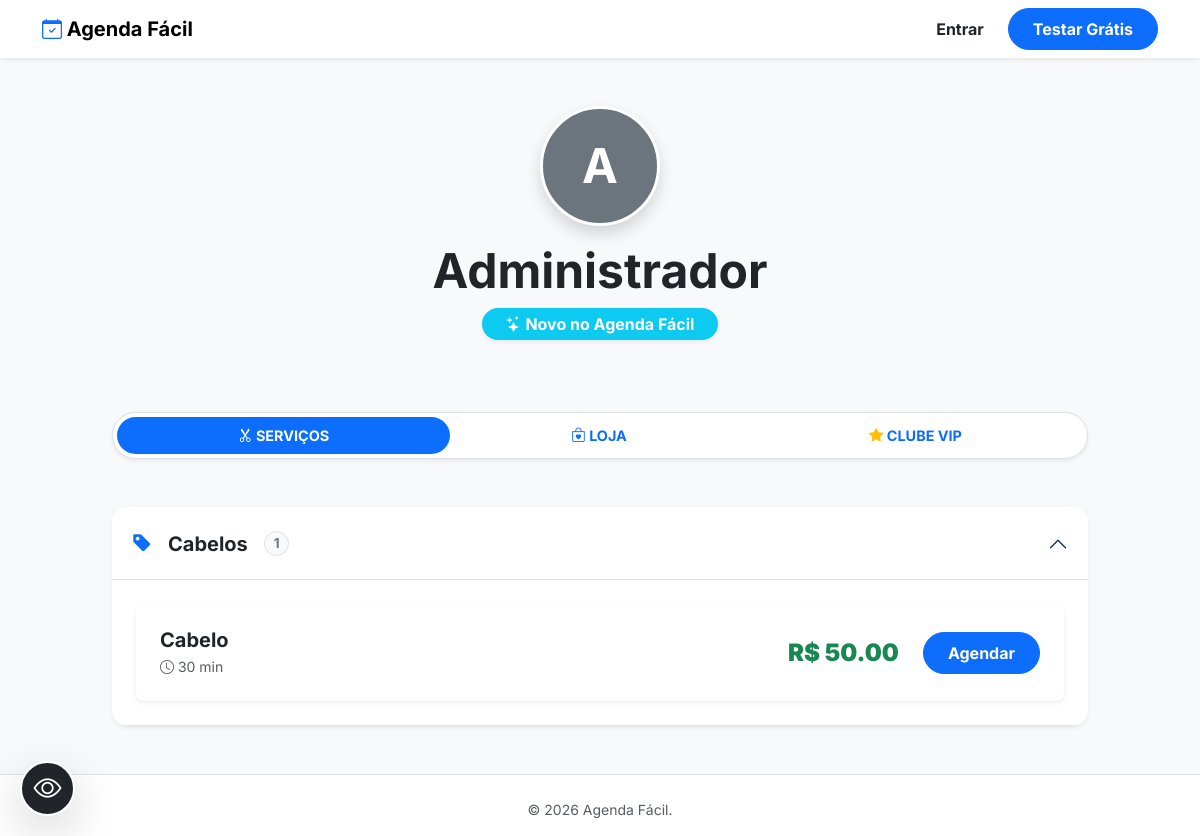
/b/admin, run on the app's committed database.
### app.py (models this page shows, shortened)
class Establishment(db.Model):
    __tablename__ = 'establishments'
    id = db.Column(db.Integer, primary_key=True)
    name = db.Column(db.String(100), nullable=False)
    url_prefix = db.Column(db.String(50), nullable=False, unique=True)
    contact_phone = db.Column(db.String(20), nullable=True)
    contact_email = db.Column(db.String(120), nullable=True)
    logo_filename = db.Column(db.String(100), nullable=True)
    is_active = db.Column(db.Boolean, default=False)
    capacity = db.Column(db.Integer, default=1, nullable=False)
    plan_type = db.Column(db.String(20), default='solo')
    trial_ends = db.Column(db.DateTime, nullable=True)
    loyalty_points_goal = db.Column(db.Integer, default=0)
    loyalty_reward = db.Column(db.String(150), nullable=True)
    state = db.Column(db.String(2), default='PE') # Sigla do Estado
    schedules = db.relationship('DaySchedule', backref='establishment', lazy=True, cascade="all, delete-orphan")
    admins = db.relationship('Admin', backref='establishment', lazy=True)
    services = db.relationship('Service', backref='establishment', lazy=True)
    appointments = db.relationship('Appointment', backref='establishment', lazy=True)
    blacklists = db.relationship('Blacklist', backref='establishment', lazy=True)
    products = db.relationship('Product', backref='establishment', lazy=True)
    sales = db.relationship('ProductSale', backref='establishment', lazy=True)
    subscriptions = db.relationship('ClientSubscription', backref='establishment', lazy=True)
    subscription_plans = db.relationship('SubscriptionPlan', backref='establishment', lazy=True)
    @property
    def has_access(self):
        if self.is_active: return True
        if self.trial_ends and get_now_brazil() < self.trial_ends: return True
        return False
    @property
    def rating_count(self):
        return Appointment.query.filter_by(establishment_id=self.id).filter(Appointment.rating != None).count()

class Category(db.Model):
    __tablename__ = 'categories'
    id = db.Column(db.Integer, primary_key=True)
    name = db.Column(db.String(100), nullable=False)
    establishment_id = db.Column(db.Integer, db.ForeignKey('establishments.id'), nullable=False)
    services = db.relationship('Service', backref='category', lazy=True)

class Service(db.Model):
    __tablename__ = 'services'
    id = db.Column(db.Integer, primary_key=True)
    name = db.Column(db.String(100), nullable=False)
    duration = db.Column(db.Integer, nullable=False)
    price = db.Column(db.Float, nullable=False, default=0.0)
    establishment_id = db.Column(db.Integer, db.ForeignKey('establishments.id'), nullable=False)
    category_id = db.Column(db.Integer, db.ForeignKey('categories.id'), nullable=True)
    is_combo = db.Column(db.Boolean, default=False)
    original_price = db.Column(db.Float, nullable=True)
    is_club_included = db.Column(db.Boolean, default=False)

### app.py (the view)
@app.route('/b/<url_prefix>')
def establishment_services(url_prefix):
    est = Establishment.query.filter_by(url_prefix=url_prefix).first_or_404()
    if not est.has_access: return render_template('error_inactive.html', message="O período de teste ou assinatura deste estabelecimento expirou."), 403
    services = Service.query.filter_by(establishment_id=est.id).order_by(Service.name).all()
    categories = Category.query.filter_by(establishment_id=est.id).all()
    return render_template('lista_servicos.html', services=services, categories=categories, establishment=est)

### templates/lista_servicos.html (shortened to what this page needs)
{% extends 'layout.html' %}
{% block content %}
<div class="container py-5" id="container-vitrine" style="max-width: 1000px;">
    <div class="text-center mb-5">
        {% if establishment.logo_filename %}
            <img src="{{ url_for('static', filename='uploads/' + establishment.logo_filename) }}" class="rounded-circle shadow mb-3 border border-3 border-white" style="width: 120px; height: 120px; object-fit: cover;">
        {% else %}
            <div class="rounded-circle bg-secondary d-inline-flex align-items-center justify-content-center text-white fw-bold mb-3 shadow border border-3 border-white" style="width: 120px; height: 120px; font-size: 3rem;">{{ establishment.name[0] }}</div>
        {% endif %}
        <h1 class="display-5 fw-bold mb-2 text-dark">{{ establishment.name }}</h1>
        {% if establishment.rating_count > 0 %}
            <div class="badge bg-warning text-dark fs-6 shadow-sm mb-4 px-4 py-2 rounded-pill"><i class="bi bi-star-fill"></i> {{ "%.1f"|format(establishment.average_rating) }} ({{ establishment.rating_count }} avaliações)</div>
        {% else %}
            <div class="badge bg-info text-white fs-6 shadow-sm mb-4 px-4 py-2 rounded-pill"><i class="bi bi-stars"></i> Novo no Agenda Fácil</div>
        {% endif %}
    </div>
    <ul class="nav nav-pills nav-fill mb-5 bg-white p-1 rounded-pill shadow-sm border" id="vitrineTabs">
        <li class="nav-item">
            <a class="nav-link active fw-bold rounded-pill text-uppercase" style="font-size: 0.9rem;" data-bs-toggle="pill" href="#tab-servicos"><i class="bi bi-scissors"></i> Serviços</a>
        </li>
        <li class="nav-item">
            <a class="nav-link fw-bold rounded-pill text-uppercase" style="font-size: 0.9rem;" data-bs-toggle="pill" href="#tab-produtos"><i class="bi bi-bag-heart"></i> Loja</a>
        </li>
        {% if establishment.plan_type == 'gestao' %}
        <li class="nav-item">
            <a class="nav-link fw-bold rounded-pill text-uppercase" style="font-size: 0.9rem;" data-bs-toggle="pill" href="#tab-clube"><i class="bi bi-star-fill text-warning"></i> Clube VIP</a>
        </li>
        {% endif %}
    </ul>
    <div class="tab-content">
        <div class="tab-pane fade show active" id="tab-servicos">
            <div class="accordion shadow-sm rounded-4 overflow-hidden border-0" id="accordionCategorias">
                {% for c in categories %}
                    {% if c.services|length > 0 %}
                    <div class="accordion-item border-0 border-bottom">
                        <h2 class="accordion-header" id="heading-{{ c.id }}">
                            <button class="accordion-button {% if not loop.first %}collapsed{% endif %} fw-bold fs-5 bg-white text-dark py-4" type="button" data-bs-toggle="collapse" data-bs-target="#cat-{{ c.id }}" aria-expanded="{% if loop.first %}true{% else %}false{% endif %}" aria-controls="cat-{{ c.id }}">
                                <i class="bi bi-tag-fill text-primary me-3"></i> {{ c.name }}
                                <span class="badge bg-light text-secondary border ms-3 rounded-pill" style="font-size: 0.85rem;">{{ c.services|length }}</span>
                            </button>
                        </h2>
                        <div id="cat-{{ c.id }}" class="accordion-collapse collapse {% if loop.first %}show{% endif %}" aria-labelledby="heading-{{ c.id }}" data-bs-parent="#accordionCategorias">
                            <div class="accordion-body bg-slate-50 p-3 p-md-4">
                                <div class="d-flex flex-column gap-3">
                                    {% for s in c.services %}
                                    <div class="card shadow-sm w-100 rounded-3 overflow-hidden {% if s.is_combo %}border-warning border-2{% else %}border-0{% endif %}">
                                        <div class="card-body d-flex flex-column flex-md-row justify-content-between align-items-center gap-3 p-4">
                                            <div class="text-center text-md-start">
                                                <h5 class="fw-bold text-dark mb-1">
                                                    {{ s.name }}
                                                </h5>
                                                <div class="text-muted small"><i class="bi bi-clock"></i> {{ s.duration }} min</div>
                                            </div>
                                            <div class="d-flex align-items-center gap-4">
                                                <div class="text-end">
                                                    <span class="text-success fw-black fs-4 mb-0">R$ {{ "%.2f"|format(s.price) }}</span>
                                                </div>
                                                <a href="{{ url_for('schedule_service', url_prefix=establishment.url_prefix, service_id=s.id) }}" class="btn btn-primary fw-bold rounded-pill px-4 py-2">Agendar</a>
                                            </div>
                                        </div>
                                    </div>
                                    {% endfor %}
                                </div>
                            </div>
                        </div>
                    </div>
                    {% endif %}
                {% endfor %}
            </div>
        </div>
    </div>
</div>
<button id="btn-acessibilidade" class="btn btn-dark shadow-lg d-flex justify-content-center align-items-center transition border border-2 border-white"
        style="position: fixed; bottom: 20px; left: 20px; z-index: 9999; border-radius: 50%; width: 55px; height: 55px;" title="Ativar Modo de Leitura">
    <i class="bi bi-eye fs-3"></i>
</button>
{% endblock %}

### templates/layout.html (style rules this page uses)
body { font-family:'Inter',sans-serif;background-color:#f8f9fa }
a { text-decoration:none }
body { min-height:100vh;display:flex;flex-direction:column }

### templates/lista_servicos.html (style rules this page uses)
#container-vitrine, #container-vitrine * { transition: font-size 0.2s ease, padding 0.2s ease; }
.fw-black { font-weight: 900; }

### data on the page
Establishment: name "A", name "Administrador"
Category: name "Cabelos", services|length "1"
Service: name "Cabelo", duration "30", price "50.00"
